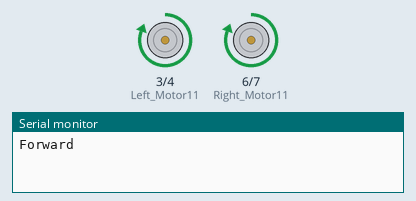
Simulated run of this sketch. Board: Arduino Uno, built with avr-gcc and run on an emulated ATmega328P. Parts: motor-driver pin pairs drawn as motors (green arrow = first pin HIGH = forward, orange = second pin HIGH = backward, longer = more drive, scaled by the enable pin), the last lines printed to the serial monitor.

Above: at 1.2 s.
At 3.0 s:
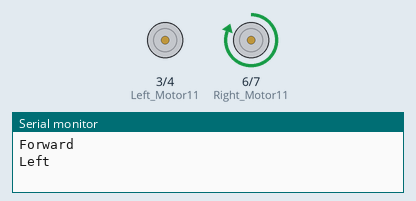
At 6.5 s:
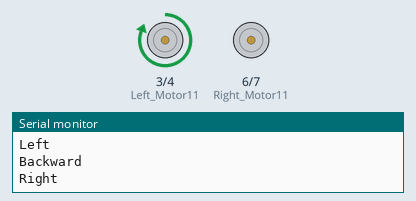
At 8.2 s:
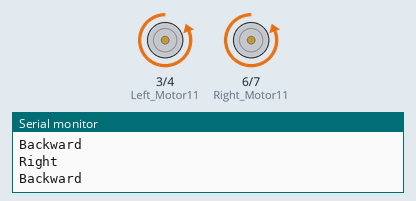
Timing chart, 0 to 12.4 s (numbered marks = the images above):
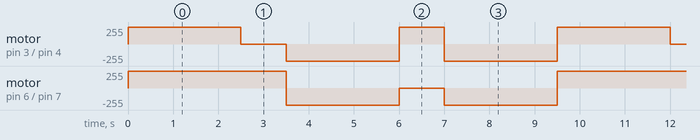

Measured:
- by itself, motor on pin 6 (Right_Motor11) / pin 7 (Right_Motor12): repeats every 9.5 s: backward 255/255 2.5 s, stopped 1.0 s, backward 255/255 2.5 s, forward 255/255 3.5 s
- by itself, motor on pin 3 (Left_Motor11) / pin 4 (Left_Motor12): repeats every 9.5 s: stopped 1.0 s, backward 255/255 2.5 s, forward 255/255 1.0 s, backward 255/255 2.5 s, forward 255/255 2.5 s

The sketch:

Basic_Robot.ino
```cpp
/*********TACHLOG powered********
*********www.troncart.com*******
**electronics components online**
*https://github.com/troncart
***********Basic Robot_1.1V**************
***********24-09-2020**************
*/
int Left_Enable = 2;
int Left_Motor11 = 3;
int Left_Motor12 = 4;// intializing left motor
int Right_Enable = 5;
int Right_Motor11 = 6;
int Right_Motor12 = 7;// intializing right motor
// the setup function runs once when you press reset or power the board

void setup()// intializing the pin mode of arduino
{
  pinMode(Left_Motor11,OUTPUT);
  pinMode(Left_Motor12,OUTPUT);
  pinMode(Right_Motor11,OUTPUT);
  pinMode(Right_Motor12,OUTPUT);
  pinMode(Left_Enable,OUTPUT);
  pinMode(Right_Enable,OUTPUT);
  Serial.begin(9600);
}

void forward()// function to move forward
{
  digitalWrite(Left_Enable,HIGH);
  digitalWrite(Right_Enable,HIGH);
  digitalWrite(Left_Motor11,HIGH);
  digitalWrite(Left_Motor12,LOW);
  digitalWrite(Right_Motor11,HIGH);
  digitalWrite(Right_Motor12,LOW);
  Serial.println("Forward");
}

void backward()// function to move backward
{
  digitalWrite(Left_Enable,HIGH);
  digitalWrite(Right_Enable,HIGH);
  digitalWrite(Left_Motor11,LOW);
  digitalWrite(Left_Motor12,HIGH);
  digitalWrite(Right_Motor11,LOW);
  digitalWrite(Right_Motor12,HIGH);
  Serial.println("Backward");
}

void left()// function to move left
{

  digitalWrite(Left_Enable,LOW);
  digitalWrite(Right_Enable,HIGH);
  digitalWrite(Left_Motor11,LOW);
  digitalWrite(Left_Motor12,LOW);
  digitalWrite(Right_Motor11,HIGH);
  digitalWrite(Right_Motor12,LOW);
  Serial.println("Left");
}

void right()// function to move right
{

  digitalWrite(Left_Enable,HIGH);
  digitalWrite(Right_Enable,LOW);
  digitalWrite(Left_Motor11,HIGH);
  digitalWrite(Left_Motor12,LOW);
  digitalWrite(Right_Motor11,LOW);
  digitalWrite(Right_Motor12,LOW);
  Serial.println("Right");
}
void rotate()// function to move rotate
{
  digitalWrite(Left_Enable,HIGH);
  digitalWrite(Right_Enable,HIGH);
  digitalWrite(Left_Motor11,HIGH);
  digitalWrite(Left_Motor12,LOW);
  digitalWrite(Right_Motor11,LOW);
  digitalWrite(Right_Motor12,HIGH);
  delay(500);
  digitalWrite(Left_Motor11,LOW);
  digitalWrite(Left_Motor12,HIGH);
  digitalWrite(Right_Motor11,HIGH);
  digitalWrite(Right_Motor12,LOW);
  delay(500);
  Serial.println("rotate");
}
    void loop()// the loop function runs over and over again forever
      {
        forward();// calling forward function
        delay(2500);// delay for 2.5 sec
        left();// calling left function
        delay(1000);//delay for 1 sec
        backward(); //calling backward function
        delay(2500);// delay 2.5 sec
        right();// calling right function
        delay(1000);// delay 1 sec
        backward();// calling backward function
        delay(2500);// delay 2.5 sec
      }
```
